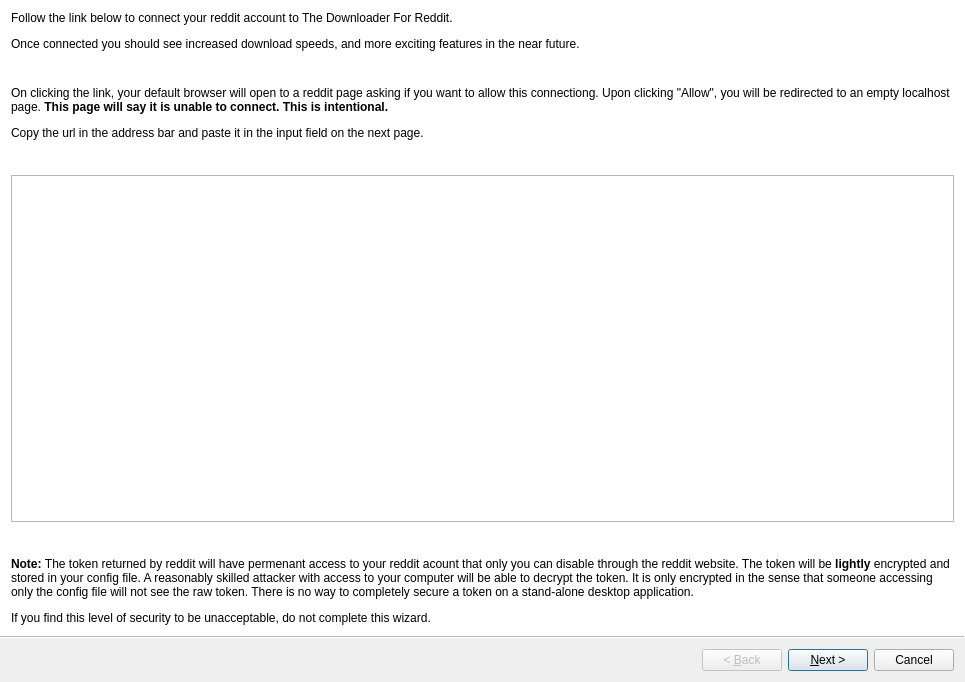
<?xml version="1.0" encoding="UTF-8"?>
<ui version="4.0">
 <class>UserAuthWizard</class>
 <widget class="QWizard" name="UserAuthWizard">
  <property name="geometry">
   <rect>
    <x>0</x>
    <y>0</y>
    <width>965</width>
    <height>682</height>
   </rect>
  </property>
  <property name="windowTitle">
   <string>Connect Your Reddit Account</string>
  </property>
  <property name="wizardStyle">
   <enum>QWizard::ModernStyle</enum>
  </property>
  <widget class="QWizardPage" name="wizardPage1">
   <layout class="QVBoxLayout" name="verticalLayout">
    <property name="spacing">
     <number>35</number>
    </property>
    <item>
     <widget class="QLabel" name="label">
      <property name="sizePolicy">
       <sizepolicy hsizetype="Preferred" vsizetype="Minimum">
        <horstretch>0</horstretch>
        <verstretch>0</verstretch>
       </sizepolicy>
      </property>
      <property name="text">
       <string>&lt;html&gt;&lt;head/&gt;&lt;body&gt;&lt;p&gt;&lt;span style=&quot; font-size:9pt;&quot;&gt;Follow the link below to connect your reddit account to The Downloader For Reddit.&lt;/span&gt;&lt;/p&gt;&lt;p&gt;&lt;span style=&quot; font-size:9pt;&quot;&gt;Once connected you should see increased download speeds, and more exciting features in the near future.&lt;/span&gt;&lt;/p&gt;&lt;/body&gt;&lt;/html&gt;</string>
      </property>
      <property name="wordWrap">
       <bool>true</bool>
      </property>
     </widget>
    </item>
    <item>
     <widget class="QLabel" name="label_2">
      <property name="sizePolicy">
       <sizepolicy hsizetype="Preferred" vsizetype="Minimum">
        <horstretch>0</horstretch>
        <verstretch>0</verstretch>
       </sizepolicy>
      </property>
      <property name="text">
       <string>&lt;html&gt;&lt;head/&gt;&lt;body&gt;&lt;p&gt;&lt;span style=&quot; font-size:9pt;&quot;&gt;On clicking the link, your default browser will open to a reddit page asking if you want to allow this connectiong. Upon clicking &amp;quot;Allow&amp;quot;, you will be redirected to an empty localhost page. &lt;/span&gt;&lt;span style=&quot; font-size:9pt; font-weight:600;&quot;&gt;This page will say it is unable to connect. This is intentional.&lt;/span&gt;&lt;/p&gt;&lt;p&gt;&lt;span style=&quot; font-size:9pt;&quot;&gt;Copy the url in the address bar and paste it in the input field on the next page.&lt;/span&gt;&lt;/p&gt;&lt;/body&gt;&lt;/html&gt;</string>
      </property>
      <property name="wordWrap">
       <bool>true</bool>
      </property>
     </widget>
    </item>
    <item>
     <widget class="QTextBrowser" name="authorize_account_browser">
      <property name="sizePolicy">
       <sizepolicy hsizetype="Expanding" vsizetype="Expanding">
        <horstretch>0</horstretch>
        <verstretch>0</verstretch>
       </sizepolicy>
      </property>
      <property name="cursor" stdset="0">
       <cursorShape>PointingHandCursor</cursorShape>
      </property>
      <property name="styleSheet">
       <string notr="true">text: rgb(0, 0, 255)</string>
      </property>
      <property name="openExternalLinks">
       <bool>true</bool>
      </property>
     </widget>
    </item>
    <item>
     <widget class="QLabel" name="label_6">
      <property name="text">
       <string>&lt;html&gt;&lt;head/&gt;&lt;body&gt;&lt;p&gt;&lt;span style=&quot; font-weight:600;&quot;&gt;Note: &lt;/span&gt;The token returned by reddit will have permenant access to your reddit acount that only you can disable through the reddit website. The token will be &lt;span style=&quot; font-weight:600;&quot;&gt;lightly &lt;/span&gt;encrypted and stored in your config file. A reasonably skilled attacker with access to your computer will be able to decrypt the token. It is only encrypted in the sense that someone accessing only the config file will not see the raw token. There is no way to completely secure a token on a stand-alone desktop application.&lt;/p&gt;&lt;p&gt;If you find this level of security to be unacceptable, do not complete this wizard.&lt;/p&gt;&lt;/body&gt;&lt;/html&gt;</string>
      </property>
      <property name="wordWrap">
       <bool>true</bool>
      </property>
     </widget>
    </item>
   </layout>
  </widget>
  <widget class="QWizardPage" name="wizardPage2">
   <layout class="QVBoxLayout" name="verticalLayout_2">
    <item>
     <spacer name="verticalSpacer">
      <property name="orientation">
       <enum>Qt::Vertical</enum>
      </property>
      <property name="sizeHint" stdset="0">
       <size>
        <width>20</width>
        <height>40</height>
       </size>
      </property>
     </spacer>
    </item>
    <item>
     <widget class="QLabel" name="label_3">
      <property name="text">
       <string>&lt;html&gt;&lt;head/&gt;&lt;body&gt;&lt;p&gt;&lt;span style=&quot; font-size:10pt;&quot;&gt;Paste the entire url below:&lt;/span&gt;&lt;/p&gt;&lt;/body&gt;&lt;/html&gt;</string>
      </property>
     </widget>
    </item>
    <item>
     <widget class="QLineEdit" name="auth_url_line_edit"/>
    </item>
    <item>
     <spacer name="verticalSpacer_2">
      <property name="orientation">
       <enum>Qt::Vertical</enum>
      </property>
      <property name="sizeHint" stdset="0">
       <size>
        <width>20</width>
        <height>40</height>
       </size>
      </property>
     </spacer>
    </item>
   </layout>
  </widget>
  <widget class="QWizardPage" name="wizardPage">
   <layout class="QVBoxLayout" name="verticalLayout_3">
    <property name="spacing">
     <number>50</number>
    </property>
    <item>
     <widget class="QLabel" name="label_4">
      <property name="text">
       <string>&lt;html&gt;&lt;head/&gt;&lt;body&gt;&lt;p&gt;&lt;span style=&quot; font-size:10pt;&quot;&gt;If you see your reddit username below, your account is now linked.&lt;/span&gt;&lt;/p&gt;&lt;/body&gt;&lt;/html&gt;</string>
      </property>
     </widget>
    </item>
    <item>
     <layout class="QHBoxLayout" name="horizontalLayout">
      <item>
       <spacer name="horizontalSpacer">
        <property name="orientation">
         <enum>Qt::Horizontal</enum>
        </property>
        <property name="sizeHint" stdset="0">
         <size>
          <width>40</width>
          <height>20</height>
         </size>
        </property>
       </spacer>
      </item>
      <item>
       <widget class="QLabel" name="user_name_verification_label">
        <property name="text">
         <string>&lt;html&gt;&lt;head/&gt;&lt;body&gt;&lt;p&gt;&lt;span style=&quot; font-size:10pt;&quot;&gt;Username&lt;/span&gt;&lt;/p&gt;&lt;/body&gt;&lt;/html&gt;</string>
        </property>
       </widget>
      </item>
      <item>
       <spacer name="horizontalSpacer_2">
        <property name="orientation">
         <enum>Qt::Horizontal</enum>
        </property>
        <property name="sizeHint" stdset="0">
         <size>
          <width>40</width>
          <height>20</height>
         </size>
        </property>
       </spacer>
      </item>
     </layout>
    </item>
    <item>
     <widget class="QLabel" name="label_5">
      <property name="text">
       <string>&lt;html&gt;&lt;head/&gt;&lt;body&gt;&lt;p&gt;If this is not your username, you may need to go through this connection wizard again.&lt;/p&gt;&lt;/body&gt;&lt;/html&gt;</string>
      </property>
     </widget>
    </item>
   </layout>
  </widget>
 </widget>
 <resources/>
 <connections/>
</ui>
